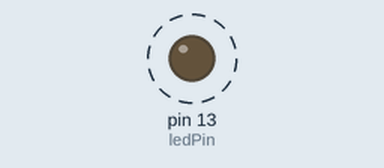
Simulated run of this sketch. Board: Arduino Uno, built with avr-gcc and run on an emulated ATmega328P. Shown: output pins drawn as LEDs (lit = HIGH). Dashed ring = blinking.

Above: at 0.3 s.
Timing chart, 0 to 3.0 s (numbered marks = the images above):
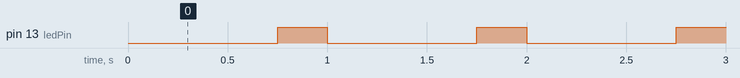

The sketch:

Millis02.ino
```cpp
// these variables store the flash pattern
// and the current state of the LED


int ledPin = 13;    // The number of the LED pin
int ledState = LOW;
unsigned long previousMillis = 0;
long OnTime = 250;
long OffTime = 750;


void setup() {
  // set the digital pin as output"
  pinMode(ledPin, OUTPUT);
}

void loop() {
  // check to see if it's time to change the state of the LED
  unsigned long currentMillis = millis();

  if((ledState == HIGH) && (currentMillis - previousMillis >= OnTime))
  {
    ledState = LOW;
    previousMillis  = currentMillis;
    digitalWrite(ledPin,ledState);
  }
  else if ((ledState ==  LOW) && (currentMillis - previousMillis >= OffTime))
  {
    ledState = HIGH;
    previousMillis = currentMillis;
    digitalWrite(ledPin, ledState);
  }
}
```

Measured:
- by itself, pin 13 (ledPin): alternates HIGH for 0.25 s and LOW for 0.75 s
